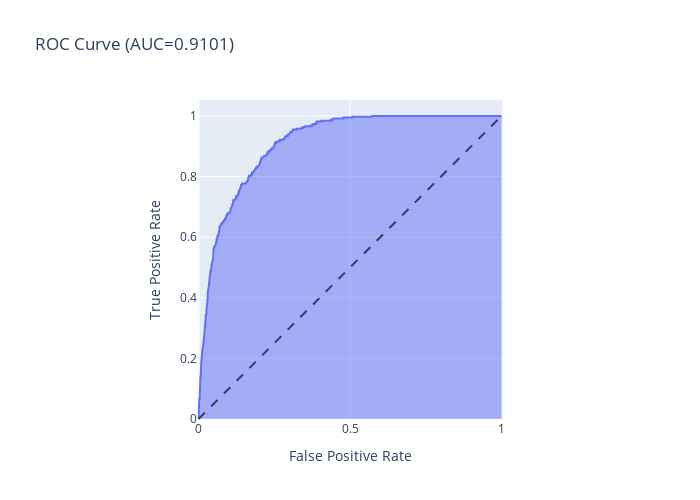

Notebook cell for this chart:
### Markdown cell above
The ROC curve is pretty strong, which emphasizes that our recall is much improved after having balanced the training data.

### Code cell
y_score = lr_pipe.decision_function(X_test)
fpr, tpr, thresholds = roc_curve(y_test, y_score)

fig = px.area(
    x=fpr, y=tpr,
    title=f'ROC Curve (AUC={auc(fpr, tpr):.4f})',
    labels=dict(x='False Positive Rate', y='True Positive Rate'),
    width=700, height=500
)
fig.add_shape(
    type='line', line=dict(dash='dash'),
    x0=0, x1=1, y0=0, y1=1
)

fig.update_yaxes(scaleanchor="x", scaleratio=1)
fig.update_xaxes(constrain='domain')
fig.show()

### Figure 1 — Plotly figure (JSON) as saved in the notebook; plotly's stock layout.template omitted (floating-point values rounded to 4 significant figures; data arrays with more than 128 entries replaced by an {"elided": "..."} marker saying what was removed)
{"data": [{"hovertemplate": "False Positive Rate=%{x}<br>True Positive Rate=%{y}<extra></extra>", "legendgroup": "", "line": {"color": "#636efa"}, "mode": "lines", "name": "", "orientation": "v", "showlegend": false, "stackgroup": "1", "type": "scatter", "x": {"elided": "426 float values"}, "xaxis": "x", "y": {"elided": "426 float values"}, "yaxis": "y"}], "layout": {"height": 500, "legend": {"tracegroupgap": 0}, "shapes": [{"line": {"dash": "dash"}, "type": "line", "x0": 0, "x1": 1, "y0": 0, "y1": 1}], "title": {"text": "ROC Curve (AUC=0.9101)"}, "width": 700, "xaxis": {"anchor": "y", "constrain": "domain", "domain": [0, 1], "title": {"text": "False Positive Rate"}}, "yaxis": {"anchor": "x", "domain": [0, 1], "scaleanchor": "x", "scaleratio": 1, "title": {"text": "True Positive Rate"}}}}
